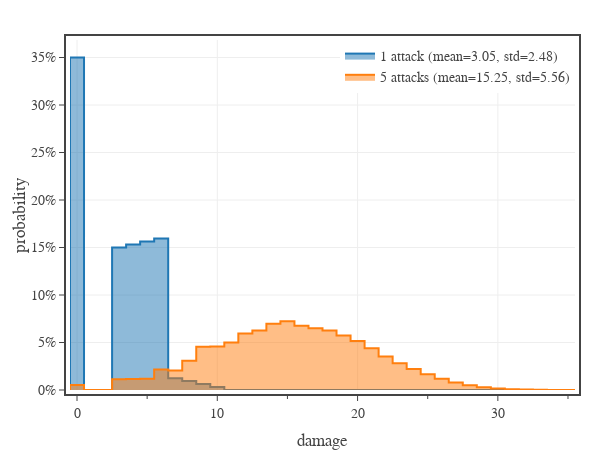

Notebook source saved alongside this figure:
### Code cell
# Attack damage distribution with one or five attacks
from icepool import map, d

def attack_damage(armor_class, attack_roll, attack_bonus, hit_damage_roll, crit_damage_roll):
    if attack_roll == 20:
        return crit_damage_roll
    elif attack_roll == 1:
        return 0
    elif attack_roll + attack_bonus >= armor_class:
        return hit_damage_roll
    else:
        return 0

# create figure
x_min = -1
x_max = 36
fig = go.Figure(
    layout=go.Layout(
        template=tfb.FIG_TEMPLATE,
        margin=dict(l=70, r=25, b=60, t=40, pad=4),
        xaxis=dict(
            title_text='damage',
            range=[x_min+0.5,x_max-0.5],
            tick0=0, dtick=10,
            minor=dict(tick0=0, dtick=5.0),
        ),
        yaxis=dict(
            title_text='probability',
            tickformat='.0%'
        ),
        legend=dict(
            xanchor='right', yanchor='top',
            x=1.00, y=1.00,
            orientation='v',
            tracegroupgap=0,
        )
    )
)



for n in [1,5]:
    n_attacks = n
    atk_mod = 2
    atk_bns = 4
    arm_cls = 12
    hit_damage = 1 @ d(4) + atk_mod
    crit_damage = 2 @ d(4) + atk_mod

    name = f'{n} attack' if n == 1 else f'{n} attacks'
    ad = n_attacks @ map(attack_damage, arm_cls, d(20), atk_bns, hit_damage, crit_damage)
    values = np.linspace(x_min, x_max, (x_max - x_min) + 1)
    probabilities = np.array([ad.probability(v) for v in values])
    fig.add_trace(go.Scatter(
        x=np.array(values), 
        y=np.array(probabilities),
        name=f'{name} (mean={ad.mean():.2f}, std={ad.sd():.2f})',
        line_shape='hvh',
        fill='tozeroy',
        hovertemplate=
            f'<b>{name}</b><br>'+
            'damage %{x:.0f}<br>'+
            'probability %{y:.1%}<extra></extra>',
    ))


# show figure
fig.update_layout(width=600, height=450, barmode='group')
fig.show(config=tfb.FIG_CONFIG)

# save figures
if SAVEFIGS:
    fig.update_layout(autosize=True, width=None, height=None)
    tfb.save_fig_html(fig, format='large', name=f'./fig-simple-damage-large')
    tfb.save_fig_html(fig, format='small', name=f'./fig-simple-damage-small')

### Figure 1 — Plotly figure (JSON) as saved in the notebook; plotly's stock layout.template omitted (floating-point values rounded to 4 significant figures)
{"data": [{"fill": "tozeroy", "hovertemplate": "<b>1 attack</b><br>damage %{x:.0f}<br>probability %{y:.1%}<extra></extra>", "line": {"shape": "hvh"}, "name": "1 attack (mean=3.05, std=2.48)", "type": "scatter", "x": [-1, 0, 1, 2, 3, 4, 5, 6, 7, 8, 9, 10, 11, 12, 13, 14, 15, 16, 17, 18, 19, 20, 21, 22, 23, 24, 25, 26, 27, 28, 29, 30, 31, 32, 33, 34, 35, 36], "y": [0, 0.35, 0, 0, 0.15, 0.1531, 0.1562, 0.1594, 0.0125, 0.009375, 0.00625, 0.003125, 0, 0, 0, 0, 0, 0, 0, 0, 0, 0, 0, 0, 0, 0, 0, 0, 0, 0, 0, 0, 0, 0, 0, 0, 0, 0]}, {"fill": "tozeroy", "hovertemplate": "<b>5 attacks</b><br>damage %{x:.0f}<br>probability %{y:.1%}<extra></extra>", "line": {"shape": "hvh"}, "name": "5 attacks (mean=15.25, std=5.56)", "type": "scatter", "x": [-1, 0, 1, 2, 3, 4, 5, 6, 7, 8, 9, 10, 11, 12, 13, 14, 15, 16, 17, 18, 19, 20, 21, 22, 23, 24, 25, 26, 27, 28, 29, 30, 31, 32, 33, 34, 35, 36], "y": [0, 0.005252, 0, 0, 0.01125, 0.01149, 0.01172, 0.0216, 0.02063, 0.03085, 0.04562, 0.0459, 0.05005, 0.05944, 0.06267, 0.06964, 0.07232, 0.06774, 0.06511, 0.06258, 0.05733, 0.05168, 0.04386, 0.03532, 0.02822, 0.02205, 0.01653, 0.01188, 0.007936, 0.004948, 0.002942, 0.001668, 0.0008978, 0.0004639, 0.0002255, 0.0001042, 4.673e-05, 2.047e-05]}], "layout": {"barmode": "group", "height": 450, "legend": {"orientation": "v", "tracegroupgap": 0, "x": 1, "xanchor": "right", "y": 1, "yanchor": "top"}, "margin": {"b": 60, "l": 70, "pad": 4, "r": 25, "t": 40}, "width": 600, "xaxis": {"dtick": 10, "minor": {"dtick": 5, "tick0": 0}, "range": [-0.5, 35.5], "tick0": 0, "title": {"text": "damage"}}, "yaxis": {"tickformat": ".0%", "title": {"text": "probability"}}}}
